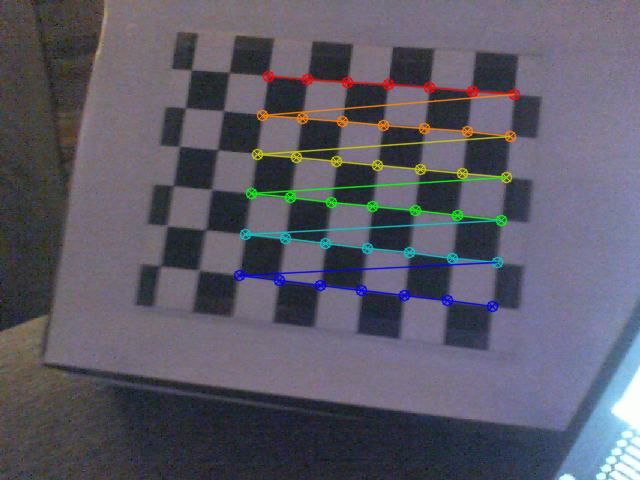
#> input picture calibImgs/capture1.png, 640 x 480 px; its folder holds 5 pictures in this run
$ python getCamParams.py
#> lines starting #> are read from the running program, lines starting #| are printed output that depends on the picture
import numpy as np
import cv2 as cv
import glob
import os
# termination criteria
criteria = (cv.TERM_CRITERIA_EPS + cv.TERM_CRITERIA_MAX_ITER, 30, 0.001)
# prepare object points, like (0,0,0), (1,0,0), (2,0,0) ....,(6,5,0)
objp = np.zeros((6*7,3), np.float32)
objp[:,:2] = np.mgrid[0:7,0:6].T.reshape(-1,2)
# Arrays to store object points and image points from all the images.
objpoints = [] # 3d point in real world space
imgpoints = [] # 2d points in image plane.
mtxs = []
dists = []
directory = "/home/kader/dev/2024ChickenVision/calibImgs"
os.chdir(directory)
images = glob.glob('*.png')
for fname in images:
 img = cv.imread(fname)
#> img is the input picture: shape (480, 640, 3); mean B, G, R 102.1, 90.1, 91.5
 gray = cv.cvtColor(img, cv.COLOR_BGR2GRAY)
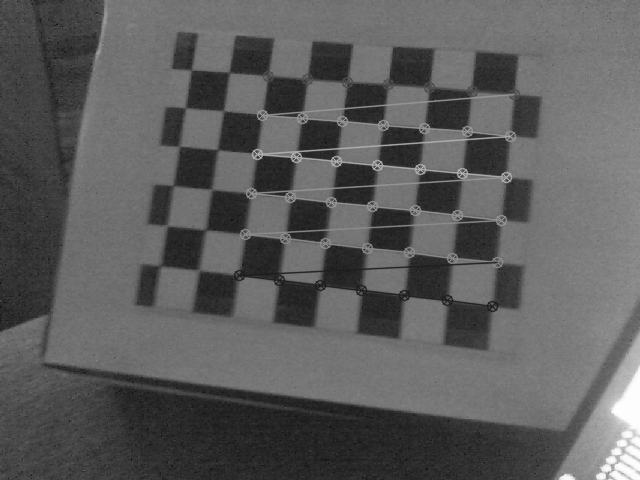
#> gray: shape (480, 640); min 4, max 253, mean 91.9
 # Find the chess board corners
 ret, corners = cv.findChessboardCorners(gray, (7,6), None)
#> ret = False; corners = None
 # If found, add object points, image points (after refining them)
 if ret == True:
  objpoints.append(objp)
  corners2 = cv.cornerSubPix(gray,corners, (11,11), (-1,-1), criteria)
  imgpoints.append(corners2)
  # Draw and display the corners
  cv.drawChessboardCorners(img, (7,6), corners2, ret)
  ret, mtx, dist, rvecs, tvecs = cv.calibrateCamera(objpoints, imgpoints, gray.shape[::-1], None, None)
  mtxs.append(mtx)
  dists.append(dist)
  cv.imshow('img', img)
#> pass 2 of the loop `for fname in images:`:
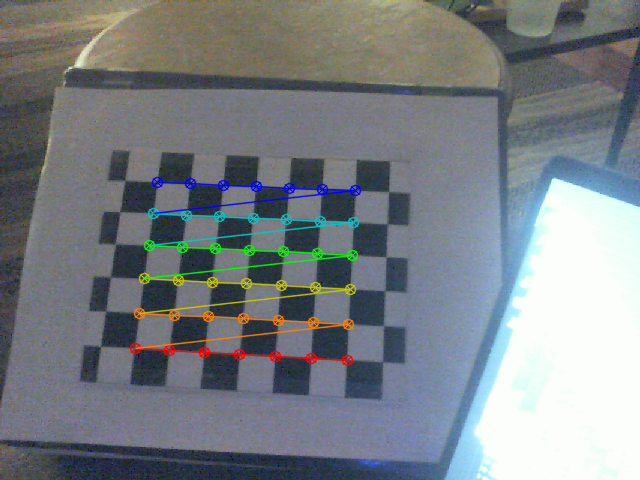
#> input picture calibImgs/capture10.png, 640 x 480 px
#> img is the input picture: shape (480, 640, 3); mean B, G, R 132.3, 128, 121.7
#> `gray = cv.cvtColor(img, cv.COLOR_BGR2GRAY)`:
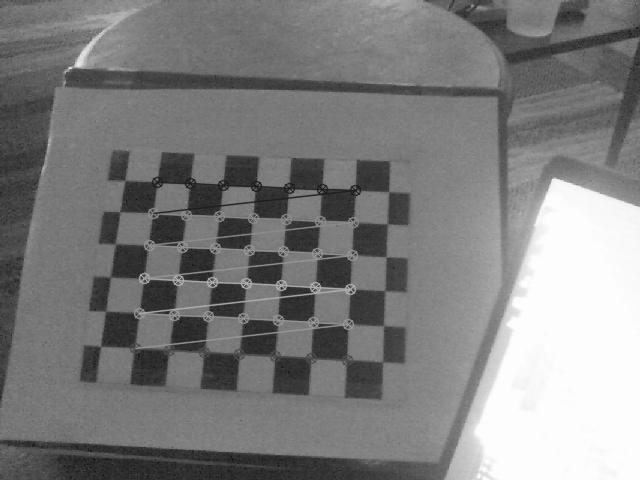
#> gray: shape (480, 640); min 8, max 253, mean 126.7
#> pass 3 of the loop `for fname in images:`:
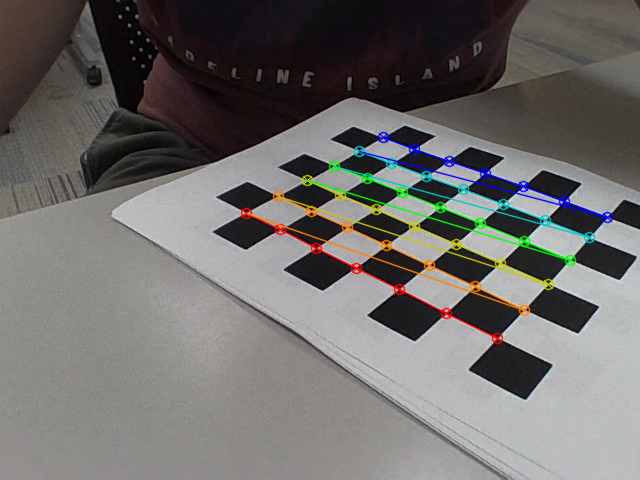
#> input picture calibImgs/capture11.png, 640 x 480 px
#> img is the input picture: shape (480, 640, 3); mean B, G, R 106.6, 108.6, 110.6
#> `gray = cv.cvtColor(img, cv.COLOR_BGR2GRAY)`:
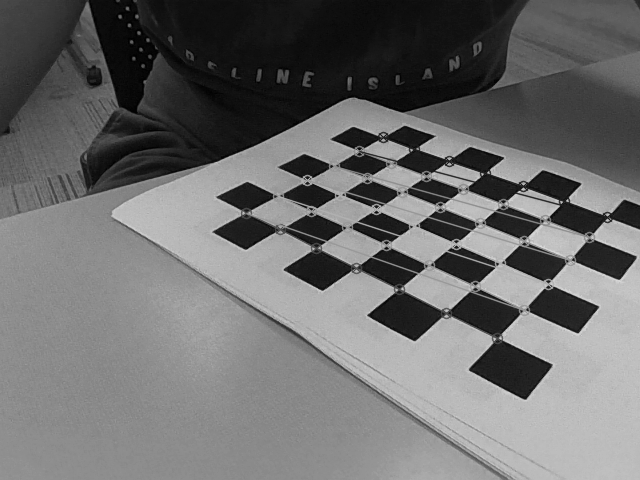
#> gray: shape (480, 640); min 0, max 226, mean 109
#> the loop made 5 passes; the first 3 are shown
#   cv.waitKey(100)

calibMtx = [[0, 0, 0], [0, 0, 0], [0, 0, 0]]
#> calibMtx = [[0, 0, 0], [0, 0, 0], [0, 0, 0]]

i1 = 0
i2 = 0
i3 = 0

for i1 in range(len(mtxs)):
   for i2 in range(3):
      for i3 in range(3):
         calibMtx[i2][i3] += mtxs[i1][i2][i3]

i3 = 0
i4 = 0

for i1 in calibMtx:
    for i2 in i1:
        i2 /= len(mtxs)
        calibMtx[i3][i4] = i2
        i4 += 1
    i3 += 1
    i4 = 0

# print(calibMtx)
calibMtx = cv.Mat(np.array(calibMtx, dtype=np.float32))

calibDist = [[0, 0, 0, 0, 0]]

i1 = 0
i2 = 0

for i1 in range(len(dists)):
   for i2 in range(5):
      calibDist[0][i2] += dists[i1][0][i2]

i2 = 0

for i1 in calibDist[0]:
   i1 /= len(dists)
   calibDist[0][i2] = i1
   i2 += 1

print("not calibrated: ")
print(dists)

print("calibrated: ")
print(calibDist)
calibDist = cv.Mat(np.array(calibDist, dtype=np.float32))

img = cv.imread('captureGray1.png')
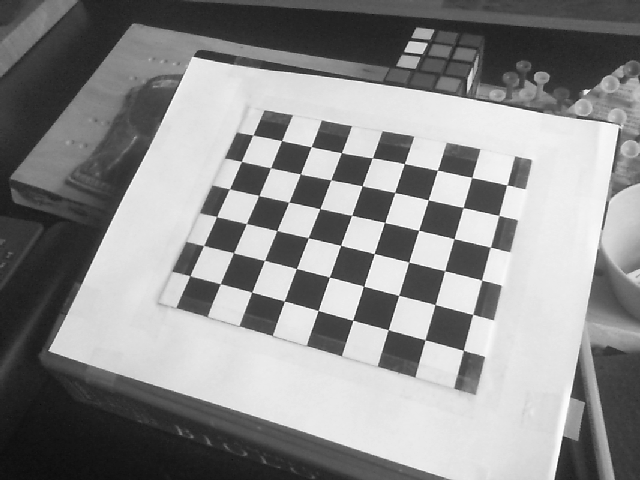
#> input picture calibImgs/captureGray1.png, 640 x 480 px
#> img is the input picture: shape (480, 640, 3); min 10, max 255, mean 140.6
h, w = img.shape[:2]
#> h = 480; w = 640
newcameramtx, roi = cv.getOptimalNewCameraMatrix(calibMtx, dist, (w,h), 1, (w,h))

calibParams = cv.undistort(img, mtx, calibDist, None, newcameramtx)
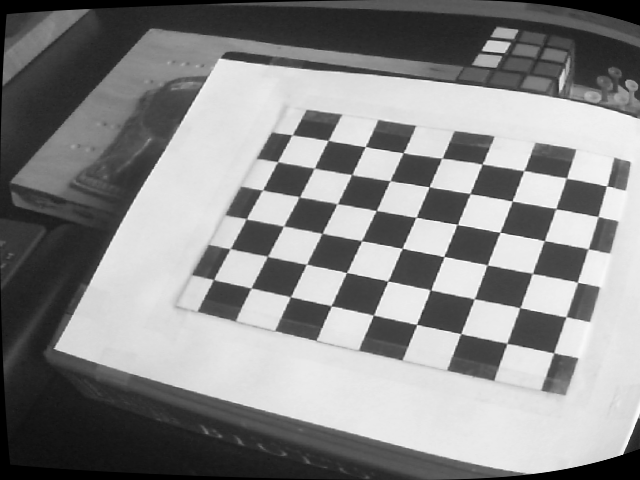
#> calibParams: shape (480, 640, 3); min 0, max 255, mean 137

x, y, w, h = roi
dst = calibParams[y:y+h, x:x+w]
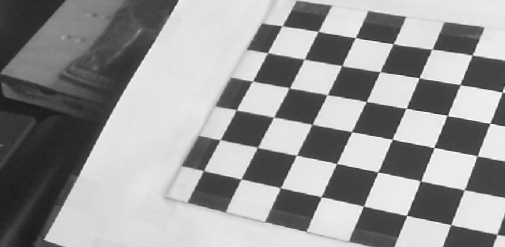
#> dst: shape (247, 505, 3); min 26, max 255, mean 152
cv.imwrite('calibresult.png', dst)

cv.destroyAllWindows()

while True:
    cv.imshow('before calib', img)
    cv.imshow('after calib', dst)
    if cv.waitKey(1) & 0xFF == ord('q'):
#> (key q is pressed here)
        break

# cv.destroyAllWindows()
